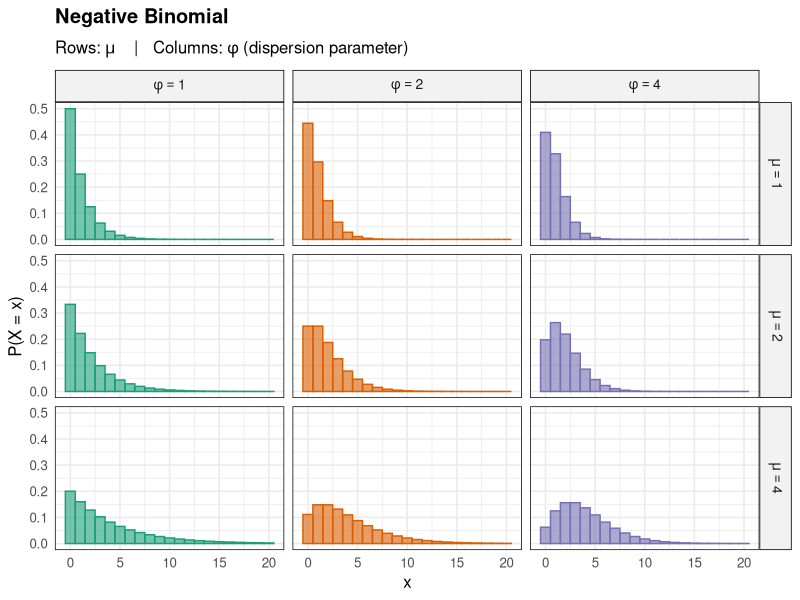

Source code (R): (Note: this script raises an error after producing the figure.)

library(ggplot2)
library(dplyr)
library(tidyr)

theme.component <- theme_minimal(base_size=12) +
  theme(
    plot.title    = element_text(face="bold"),
    strip.text    = element_text(face="bold", size=10),
    panel.border  = element_rect(fill=NA, linewidth=0.5),
    strip.background = element_rect(fill="grey95")
  )

lambda1 <- 0.15
rho0 <- 1/0.75
kappa0 <- 0.74
rho2 <- 1/6.25
kappa2 <- 2.43

###### NB distributions as a function of the parameters #######################
size.vals <- c(1, 2, 4)
mu.vals <- c(1, 2, 4)
NB.test.params <- expand.grid(x=0:20, size=size.vals, mu=mu.vals)

NB.plot.df <- NB.test.params |>
  mutate(
    density    = dnbinom(x, size=size, mu=mu),
    size_label = factor(paste0("phi==", size), levels=paste0("phi==", size.vals)),
    mu_label   = factor(paste0("mu==", mu), levels=paste0("mu==", mu.vals)),
  )

ggplot(NB.plot.df, aes(x=x, y=density, colour=factor(size), fill=factor(size))) +
  geom_col(width=1, alpha=0.6) +
  facet_grid(mu_label ~ size_label, labeller=label_parsed) +
  scale_colour_brewer(palette="Dark2", guide="none") +
  scale_fill_brewer(palette="Dark2", guide="none") +
  labs(
    title    = expression(bold("Negative Binomial")),
    subtitle = expression("Rows:" ~ mu ~ "   |   Columns:" ~ phi ~ "(dispersion parameter)"),
    x        = "x",
    y        = "P(X = x)"
  ) +
  theme.component

# Larger phi => less right-skewed
# Larger mu  => larger mean and variance

# To start, we will use M-2 ~ NB(phi=1, mu=1).
# We add 2 to the NB to get M since we always want M >= 2.



###### Sojourn time distributions as a function of M ##########################
M.vals <- 2:5
l2.vals <- c(2, 3, 4)
gamma.test.params <- expand.grid(x=seq(0.01, 5, by=0.01), M=M.vals, l2=l2.vals)

gamma.plot.df <- gamma.test.params |>
  mutate(
    density  = dgamma(x, shape=M, rate=l2),
    survival = pgamma(x, shape=M, rate=l2, lower.tail=F),
    hazard   = density / survival,
    M_label  = factor(paste0("M==", M), levels=paste0("M==", M.vals)),
    l2_label = factor(paste0("lambda[2]==", l2), levels=paste0("lambda[2]==", l2.vals)),
  )

# Plot sojourn distribution conditional on M
plot.sojourn.C <- function(out.col) {
  df <- plot.df
  col.idx <- which(names(df)==out.col)
  names(df)[col.idx] <- "y"
  
  if (out.col=="density") {
    y.fn <- "f"
  } else if (out.col=="hazard") {
    y.fn <- "h"
  } else if (out.col=="survival") {
    y.fn <- "1 - F"
  }
  
  ggplot(df, aes(x=x, y=y, colour=factor(M), fill=factor(M))) +
    geom_line(linewidth=0.8) +
    facet_grid(l2_label ~ M_label, labeller=label_parsed) +
    scale_colour_brewer(palette="Dark2", guide="none") +
    scale_fill_brewer(palette="Dark2", guide="none") +
    labs(
      title    = bquote(bold("Gamma" ~ .(out.col))),
      subtitle = expression("Rows: " * lambda[2] * " (rate)   |   Columns: " * M * " (shape)"),
      x        = "x",
      y        = paste0(y.fn, "(x)")
    ) +
    theme.component
}

plot.sojourn.C("density")
plot.sojourn.C("survival")
plot.sojourn.C("hazard")

# To start, we will use lambda2=2



###### Sojourn time distributions as a function of mu and phi #################
M.vals <- 1:100

# Plot sojourn distribution marginal over M
plot.sojourn.M <- function(lambda, size.vals, mu.vals, max.x, target, out.col="density") {
  test.params <- expand.grid(x=seq(0.01, max.x, by=0.01), size=size.vals, mu=mu.vals)
  
  df <- test.params
  df <- cbind(df, t(sapply(1:nrow(df), function(r) {
    M.pmf <- dnbinom(M.vals-1, size=df$size[r], mu=df$mu[r])
    
    x <- df$x[r]
    dens <- dgamma(x, shape=M.vals, rate=lambda)
    surv <- pgamma(x, shape=M.vals, rate=lambda, lower.tail=F)
    
    t(M.pmf) %*% cbind(dens, surv, dens/surv)
  })))
  names(df)[4:6] <- c("density", "survival", "hazard")
  df <- df |>
    mutate(
      d10        = dweibull(x, shape=kappa0, scale=1/rho0),
      d12        = dweibull(x, shape=kappa2, scale=1/rho2),
      size_label = factor(paste0("phi==", size), levels=paste0("phi==", size.vals)),
      mu_label   = factor(paste0("mu==", mu), levels=paste0("mu==", mu.vals))
    )
  
  col.idx <- which(names(df)==out.col)
  names(df)[col.idx] <- "y"
  target.idx <- which(names(df)==target)
  names(df)[target.idx] <- "d"
  
  if (out.col=="density") {
    y.fn <- "f"
  } else if (out.col=="hazard") {
    y.fn <- "h"
  } else if (out.col=="survival") {
    y.fn <- "1 - F"
  }
  
  if (target=="none") {
    target_component <- geom_blank()
  } else {
    target_component <- geom_line(aes(y=d), colour="grey70", linetype="dashed", linewidth=0.6)
  }
  
  ggplot(df, aes(x=x, y=y, colour=factor(size), fill=factor(size))) +
    target_component +
    geom_line(linewidth=0.8) +
    facet_grid(mu_label ~ size_label, labeller=label_parsed) +
    scale_colour_brewer(palette="Dark2", guide="none") +
    scale_fill_brewer(palette="Dark2", guide="none") +
    labs(
      title    = bquote(bold("Erlang" ~ .(out.col) * ": rate" ~ lambda==.(lambda) ~
                               ", shape M ~ NB(" * mu * ", " * phi * ")+1")),
      x        = "x",
      y        = paste0(y.fn, "(x)")
    ) +
    theme.component
}

# Try to emulate 1->0 density
size.vals <- c(1, 5, 50)
mu.vals <- c(0.1, 0.54, 1)
plot.sojourn.M(lambda=1.7, size.vals, mu.vals, max.x=5, "d10")
# save as params10.png (Width=500, Height=450)
plot.sojourn.M(lambda=1.7, size.vals, mu.vals, max.x=5, "none", "hazard")
plot.sojourn.M(lambda=1.7, size.vals, mu.vals, max.x=5, "none", "survival")

# Try to emulate 1->2 density
size.vals <- c(1, 5, 20, 50)
mu.vals <- c(1, 2, 5, 8)
plot.sojourn.M(lambda=1.6, size.vals, mu.vals, max.x=10, "d12")
# save as params12.png (Width=600, Height=500)
plot.sojourn.M(lambda=1.6, size.vals, mu.vals, max.x=10, "none", "hazard")
plot.sojourn.M(lambda=1.6, size.vals, mu.vals, max.x=10, "none", "survival")



###### Expected sojourn time as a function of mu and phi ######################
M.vals <- 1:100

ES.fn <- function(lambda, phi, mu, squared=F) {
  M.pmf <- dnbinom(M.vals-1, size=phi, mu=mu)
  
  if (squared) {
    integrand <- Vectorize(function(x) {
      M.pmf %*% dgamma(x, shape=M.vals, rate=lambda) * x^2
    })
  } else {
    integrand <- Vectorize(function(x) {
      M.pmf %*% dgamma(x, shape=M.vals, rate=lambda) * x
      # M.pmf %*% pgamma(x, shape=M.vals, rate=lambda, lower.tail=F) # same
    })
  }
  integrate(integrand, 0, Inf)$value
}

VarS.fn <- function(lambda, phi, mu) {
  ES.fn(lambda, phi, mu, squared=T) - ES.fn(lambda, phi, mu, squared=F)^2
}

# Try to emulate 1->0 mean sojourn time
ES.fn(lambda=1.7, phi=5, mu=0.1)  # 0.647
ES.fn(lambda=1.7, phi=5, mu=0.5)  # 0.882
ES.fn(lambda=1.7, phi=5, mu=0.54) # 0.906
ES.fn(lambda=1.7, phi=1, mu=0.54) # 0.906
1/rho0 * gamma(1 + 1/kappa0)      # 0.903

# Try to emulate 1->2 mean sojourn time
ES.fn(lambda=1.5, phi=20, mu=8) # 6.000
ES.fn(lambda=1.6, phi=20, mu=8) # 5.625; hard to estimate?
ES.fn(lambda=1.6, phi=20, mu=5) # 3.750
ES.fn(lambda=1.6, phi=20, mu=6) # 4.375
ES.fn(lambda=1.6, phi=20, mu=7) # 5.000
1/rho2 * gamma(1 + 1/kappa2)    # 5.542

# Note: For fixed lambda and mu, phi does not affect the mean

# Try to emulate 1->0 variance of sojourn time
VarS.fn(lambda=1.7, phi=5, mu=0.1)                       # 0.416
VarS.fn(lambda=1.7, phi=5, mu=0.5)                       # 0.709
VarS.fn(lambda=1.7, phi=5, mu=0.54)                      # 0.740
VarS.fn(lambda=1.7, phi=1, mu=0.54)                      # 0.821
1/(rho0^2) * ( gamma(1+2/kappa0) - gamma(1+1/kappa0)^2 ) # 1.538

# Try to emulate 1->2 variance of sojourn time
VarS.fn(lambda=1.5, phi=20, mu=8)                        # 8.978
VarS.fn(lambda=1.6, phi=20, mu=8)                        # 7.891
VarS.fn(lambda=1.6, phi=50, mu=8)                        # 7.141; hard to estimate phi
VarS.fn(lambda=1.6, phi=50, mu=5)                        # 4.492
VarS.fn(lambda=1.6, phi=50, mu=6)                        # 5.359
VarS.fn(lambda=1.6, phi=50, mu=7)                        # 6.242
1/(rho2^2) * ( gamma(1+2/kappa2) - gamma(1+1/kappa2)^2 ) # 5.917
